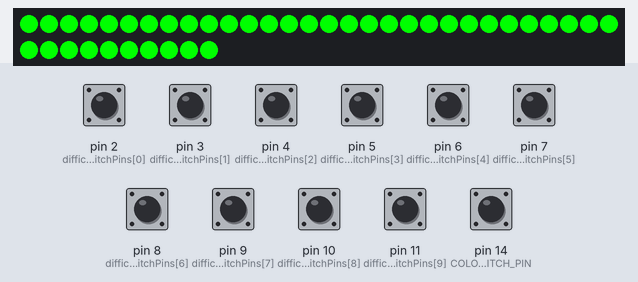
Simulated run of this program. Board: Arduino Nano Every. On the bench: 40 RGB LEDs in strip order, left to right, continuing on the next row. The test bench sets the inputs (shaded band); at power-on: pin 2 (difficultySwitchPins[0]), pin 3 (difficultySwitchPins[1]), pin 4 (difficultySwitchPins[2]), pin 5 (difficultySwitchPins[3]), pin 6 (difficultySwitchPins[4]), pin 7 (difficultySwitchPins[5]), pin 8 (difficultySwitchPins[6]), pin 9 (difficultySwitchPins[7]), pin 10 (difficultySwitchPins[8]), pin 11 (difficultySwitchPins[9]), pin 14 (COLOR_SWITCH_PIN) HIGH.

Above: at 1.2 s.
1.3 s: pin 14 (COLOR_SWITCH_PIN) pulled LOW for 0.15 s
At 1.37 s:
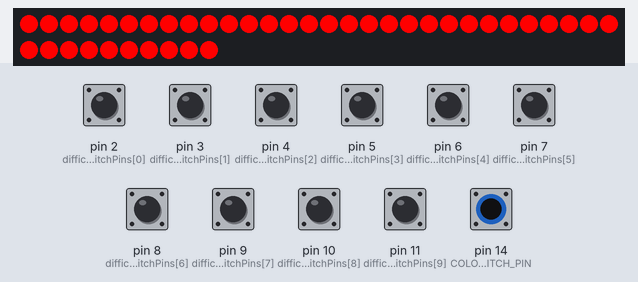
Timing chart, 0 to 4.3 s (numbered marks = the images above; inputs shaded):
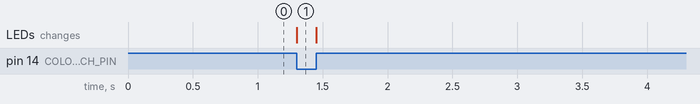

Measured:
- after the input at 1.3 s, the LEDs: change at once (image 1)

The program:

main.cpp
```cpp
#include <Adafruit_NeoPixel.h>

#define NUM_PIXELS 40
#define PIXEL_PIN 12  // Change this to the digital pin where you connect the NeoPixels
#define COLOR_SWITCH_PIN 14  // Digital pin for the color switch

// Define the pins for the 10 difficulty switches
int difficultySwitchPins[] = {2, 3, 4, 5, 6, 7, 8, 9, 10, 11};

Adafruit_NeoPixel strip = Adafruit_NeoPixel(NUM_PIXELS, PIXEL_PIN, NEO_GRB + NEO_KHZ800);

void setup() {
  strip.begin();
  strip.show();  // Initialize all pixels to 'off'

  // Set the color control switch pin as an input with a pull-up resistor
  pinMode(COLOR_SWITCH_PIN, INPUT_PULLUP);

  // Set the difficulty switch pins as inputs with pull-up resistors
  for (int i = 0; i < 10; i++) {
    pinMode(difficultySwitchPins[i], INPUT_PULLUP);
  }
}

void loop() {
  // Read color control switch
  int colorControl = digitalRead(COLOR_SWITCH_PIN);

  // Set the color based on the color control switch
  uint32_t color = (colorControl == HIGH) ? strip.Color(0, 255, 0) : strip.Color(255, 0, 0);

  // Read difficulty levels from individual difficulty pins
  for (int i = 0; i < 10; i++) {
    int difficultyLevel = digitalRead(difficultySwitchPins[i]);

    // Calculate the starting pixel for this difficulty level
    int startPixel = i * (NUM_PIXELS / 10);

    // Calculate the number of pixels to light up based on difficulty level
    int pixelsToLight = map(difficultyLevel, 0, 1, 0, NUM_PIXELS / 10);

    // Light up the pixels for this difficulty level
    for (int j = startPixel; j < startPixel + pixelsToLight; j++) {
      strip.setPixelColor(j, color);
    }
  }

  strip.show();
}
```
